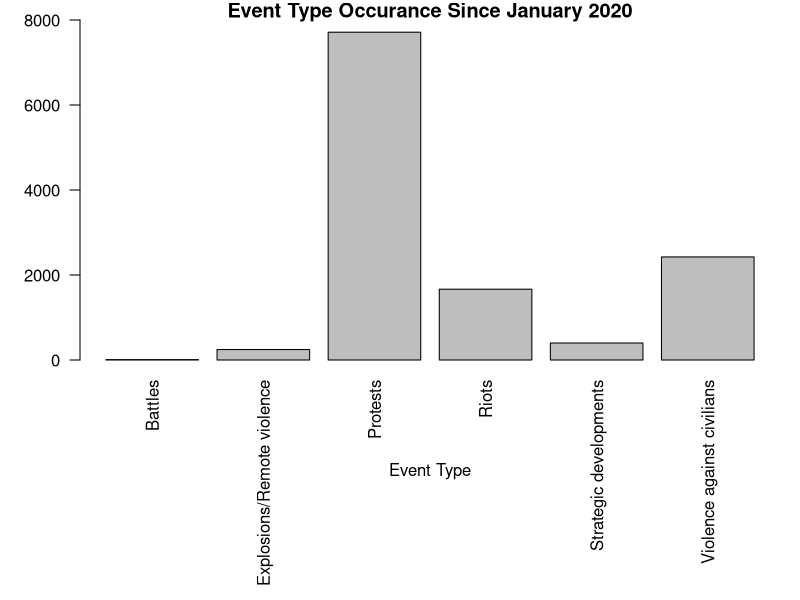

Source code (R):
## ---- chunk 1
library(dplyr)
library(readxl) 
# wd <- getwd()
# setwd("..")
# setwd("..")
journalist.data <- read_excel("../../_data/journalists_Jul02.xlsx")
# setwd(wd)
## ---- chunk 2
head(journalist.data)
## ---- chunk 3
colnames(journalist.data)
## ---- chunk 4
select(journalist.data,"EVENT_DATE", "TIME_PRECISION")
## ---- chunk 5

journalist.data <- mutate(journalist.data, certaintyOfDate= recode(TIME_PRECISION, `1`= "dayOf", `2`= "weekOf", `3`= "monthOf")) 
head(select(journalist.data, certaintyOfDate, EVENT_DATE))
## ---- chunk 6

eventType <- table(journalist.data$EVENT_TYPE)

eventType

par(mar=c(12,4,1,1))
      
barplot(eventType, main="Event Type Occurance Since January 2020", ylim=c(0, 8000), xlab= "", las= 2, cex.names=1)

mtext(text="Event Type", side = 1, line=5)

